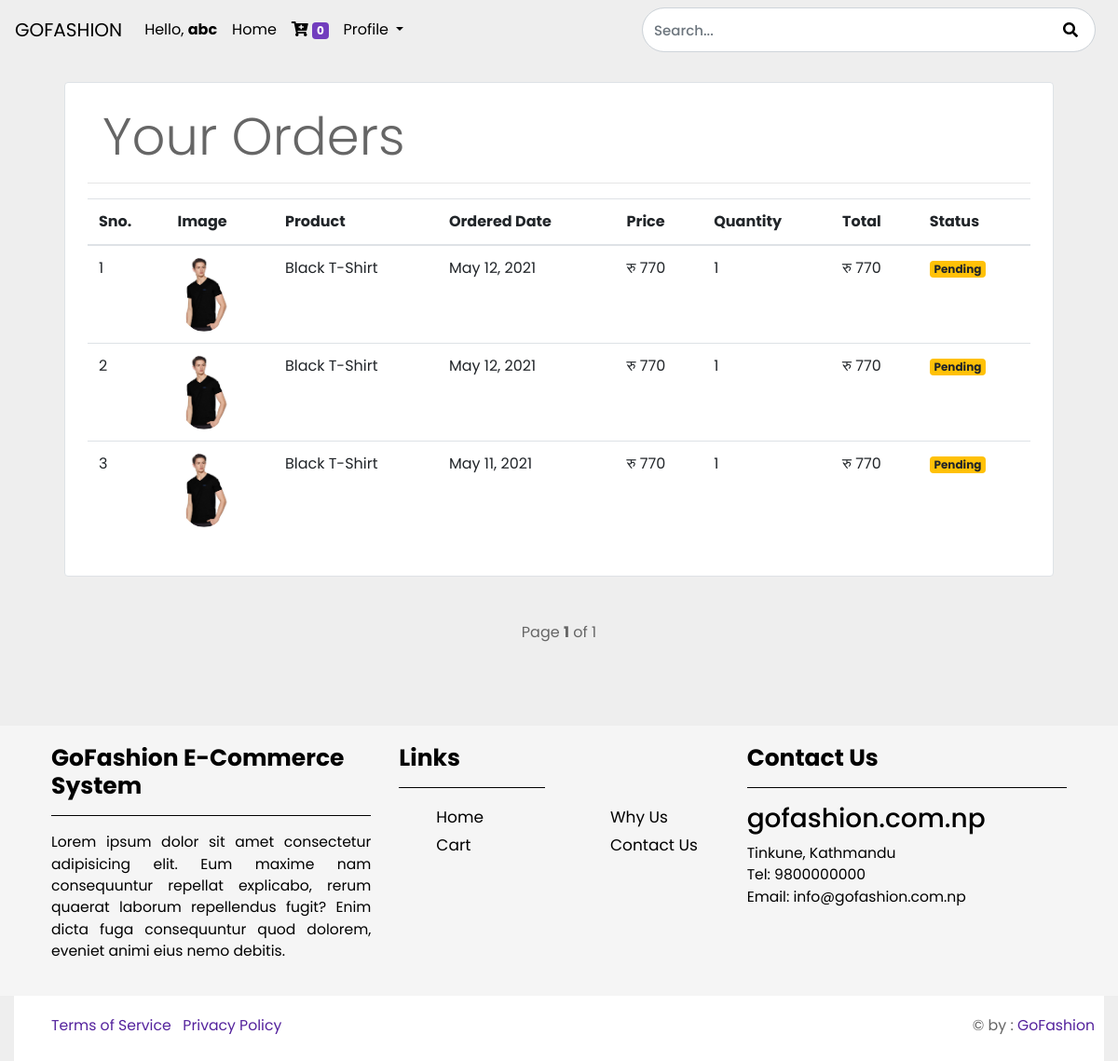
/orders (signed in), run on the app's committed database.
### store/models/orders.py (models this page shows, shortened)
class Order(models.Model):
    product = models.ForeignKey(Product, on_delete=models.CASCADE)
    customer = models.ForeignKey(Customer, on_delete=models.CASCADE)
    quantity = models.IntegerField(default=1)
    price = models.IntegerField()
    address = models.CharField(max_length=50)
    phone = models.CharField(max_length=50)
    date = models.DateField(default=datetime.datetime.today)
    order_completed = models.BooleanField(default=False)
    @staticmethod
    def get_orders_by_customer(customer_id):
        return Order.objects.filter(customer=customer_id).order_by('-date')

### store/models/product.py (models this page shows, shortened)
class Product(models.Model):
    name = models.CharField(max_length=50)
    price = models.IntegerField(default=0)
    category = models.ForeignKey(Category, on_delete=models.CASCADE, default=1)
    description = models.TextField(max_length=10000, default='')
    image = models.ImageField(upload_to='uploads/products/')

### store/middlewares/auth.py (the view)
    def middleware(request, *args, **kwargs):
        return_url = request.META['PATH_INFO']
        if not request.session.get('customer'):
            return redirect(f'/login?return_url={return_url}')
        response = get_response(request, *args, **kwargs)
        return response

### store/templatetags/custom_filter_for_currency.py (called while the page is built)
@register.filter(name='currency')
def currency(number):
    return 'रु ' + str(number)

@register.filter(name='multiply')
def multiply(number, number1):
    return number * number1

### store/views/orders.py (called while the page is built)
    def get(self, request):
        customer = request.session.get('customer')
        orders = Order.get_orders_by_customer(customer)
        paginator = Paginator(orders, 5)
        page = request.GET.get('page')
        try:
            orders = paginator.page(page)
        except PageNotAnInteger:
            orders = paginator.page(1)
        except EmptyPage:
            orders = paginator.page(paginator.num_pages)
        data = {
            'orders': orders,
            'page': page
        }
        return render(request, 'orders.html', data)

### store/templates/orders.html (shortened to what this page needs)
{% extends 'base.html' %}
{% load static %}
{% block content %}
{% load cart %}
{% load custom_filter_for_currency %}
<html>
    <head>
        <link rel="stylesheet" href="https://stackpath.bootstrapcdn.com/bootstrap/4.3.1/css/bootstrap.min.css"
>
        <link rel="stylesheet" type="text/css" href="{% static '/css/style.css/' %}">
    </head>
    <body>
        <div class="container">
            <div class="border rounded p-4 m-4" style="background:white;">
                <p class="display-4 pl-2 ml-2">Your Orders</p>
                <hr>
                <table class="table">
                    <thead>
                        <tr>
                            <th>Sno.</th>
                            <th>Image</th>
                            <th>Product</th>
                            <th>Ordered Date</th>
                            <th>Price</th>
                            <th>Quantity</th>
                            <th>Total</th>
                            <th>Status</th>
                        </tr>
                    </thead>
                    <tbody>
                        {% for order in orders %}
                        <tr>
                            <td>{{ forloop.counter }}</td>
                            <td><img style="height:80px" class="rounded-circle" src="{{ order.product.image.url }}" alt=""></td>
                            <td>{{ order.product.name }}</td>
                            <td>{{ order.date }}</td>
                            <td>{{ order.price|currency }}</td>
                            <td>{{ order.quantity }}</td>
                            <td>{{ order.quantity|multiply:order.price|currency }}</td>
                            {% if order.order_completed %}
                            <td><small class="badge badge-success">Completed</small></td>
                            {% else %}
                            <td><small class="badge badge-warning">Pending</small></td>
                            {% endif %}
                        </tr>
                        {% endfor %}
                    </tbody>
                </table>
            </div>
        </div>
        <br>
        {% include 'pagination2.html' with page=orders %}
    </body>
</html>
{% endblock %}

### static/css/style.css (style rules this page uses)
body { font-family: 'Poppins', sans-serif; font-size: 16px; background: #eee; color:#666; overflow-x: hidden; }

### data on the page
Order: product.image (picture), product.name "Black T-Shirt", date "May 12, 2021", price "रु 770", quantity "1", quantity|multiply "रु 770", order_completed "Pending"
Order: product.image (picture), product.name "Black T-Shirt", date "May 12, 2021", price "रु 770", quantity "1", quantity|multiply "रु 770", order_completed "Pending"
Order: product.image (picture), product.name "Black T-Shirt", date "May 11, 2021", price "रु 770", quantity "1", quantity|multiply "रु 770", order_completed "Pending"

### other printed values
{{ request.session.first_name }} "abc"
{{ request.session.cart.keys|length }} "0"
{{ page.number }} "1"
{{ page.paginator.num_pages }} "1"
